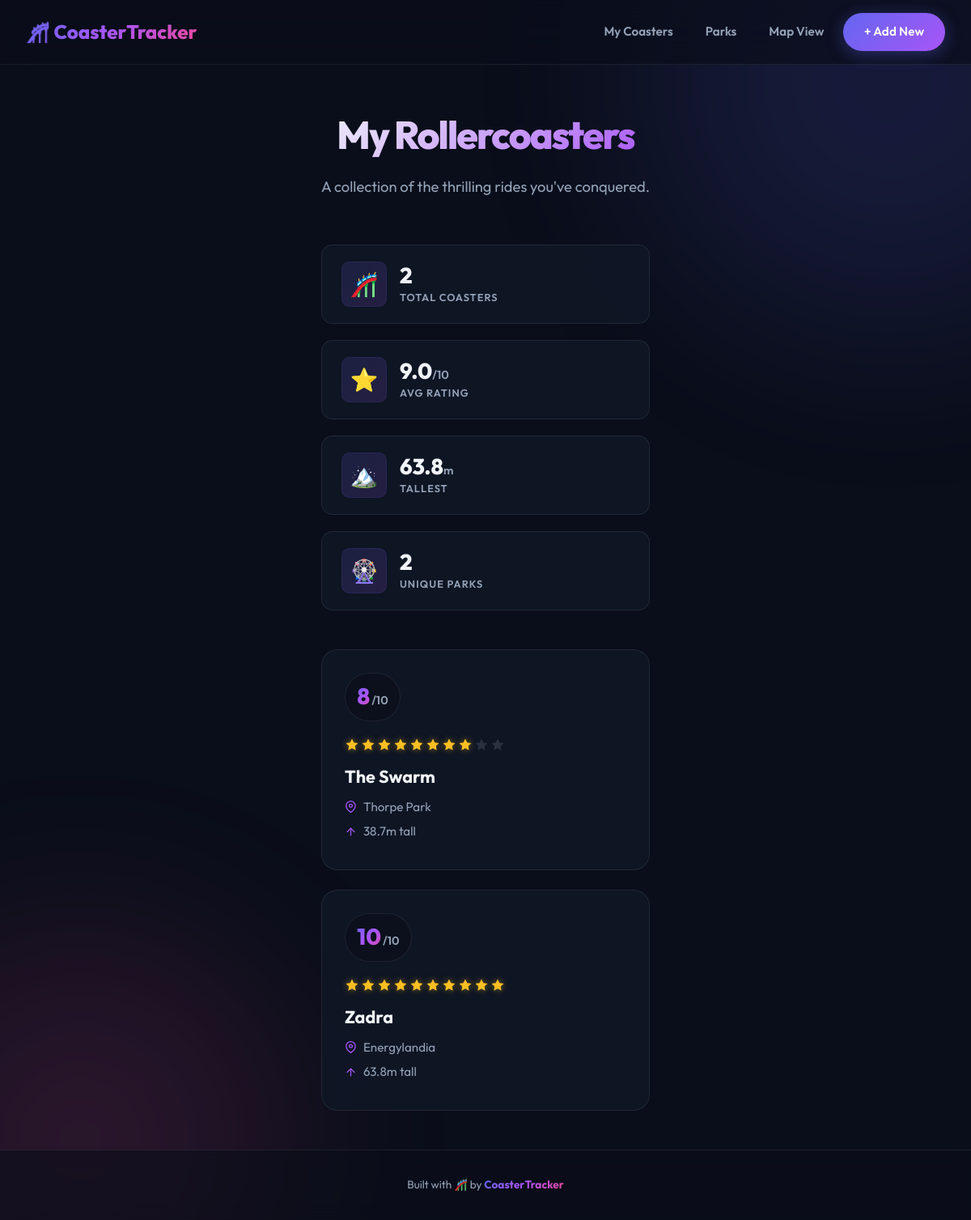
The page / on the database its author committed.
### tables this page shows
CREATE TABLE rollercoasters (
            id INTEGER PRIMARY KEY AUTOINCREMENT,
            name TEXT NOT NULL,
            park_name TEXT NOT NULL,
            height REAL NOT NULL,
            rating INTEGER NOT NULL
        , park_id INTEGER);

CREATE TABLE parks (
                id INTEGER PRIMARY KEY AUTOINCREMENT,
                name TEXT NOT NULL UNIQUE,
                latitude REAL,
                longitude REAL
            );

### app.py (the view)
@app.route('/')
def index():
    conn = get_db_connection()
    query = '''
        SELECT r.id, r.name, r.height, r.rating, p.name as park_name
        FROM rollercoasters r
        LEFT JOIN parks p ON r.park_id = p.id
        ORDER BY r.id DESC
    '''
    rollercoasters = conn.execute(query).fetchall()
    stats = conn.execute('''
        SELECT
            COUNT(r.id) as total_coasters,
            ROUND(AVG(r.rating), 1) as avg_rating,
            MAX(r.height) as tallest_height,
            COUNT(DISTINCT r.park_id) as unique_parks
        FROM rollercoasters r
    ''').fetchone()
    conn.close()
    return render_template('index.html', rollercoasters=rollercoasters, stats=stats)

### app.py (called while the page is built)
def get_db_connection():
    conn = sqlite3.connect('database.db')
    conn.row_factory = sqlite3.Row
    return conn

### templates/index.html (shortened to what this page needs)
{% extends 'base.html' %}
{% block content %}
<header class="page-header">
    <h1>My Rollercoasters</h1>
    <p>A collection of the thrilling rides you've conquered.</p>
</header>
{% if stats and stats.total_coasters > 0 %}
<div class="stats-dashboard">
    <div class="stat-card">
        <div class="stat-icon">🎢</div>
        <div class="stat-info">
            <span class="stat-value">{{ stats.total_coasters }}</span>
            <span class="stat-label">Total Coasters</span>
        </div>
    </div>
    <div class="stat-card">
        <div class="stat-icon">⭐</div>
        <div class="stat-info">
            <span class="stat-value">{{ stats.avg_rating or '0' }}<small>/10</small></span>
            <span class="stat-label">Avg Rating</span>
        </div>
    </div>
    <div class="stat-card">
        <div class="stat-icon">🏔️</div>
        <div class="stat-info">
            <span class="stat-value">{{ stats.tallest_height or '0' }}<small>m</small></span>
            <span class="stat-label">Tallest</span>
        </div>
    </div>
    <div class="stat-card">
        <div class="stat-icon">🎡</div>
        <div class="stat-info">
            <span class="stat-value">{{ stats.unique_parks }}</span>
            <span class="stat-label">Unique Parks</span>
        </div>
    </div>
</div>
{% endif %}
<div class="coaster-grid">
    {% for coaster in rollercoasters %}
    <div class="coaster-card">
        <div class="coaster-rating">
            <span class="rating-value">{{ coaster.rating }}</span><span class="rating-max">/10</span>
        </div>
        <div class="star-rating">
            {% for i in range(10) %}
            <svg class="star {% if i < coaster.rating %}filled{% endif %}" viewBox="0 0 24 24" fill="currentColor"><path d="M12 2l3.09 6.26L22 9.27l-5 4.87 1.18 6.88L12 17.77l-6.18 3.25L7 14.14 2 9.27l6.91-1.01L12 2z"/></svg>
            {% endfor %}
        </div>
        <div class="coaster-info">
            <h2><a href="{{ url_for('coaster', id=coaster.id) }}">{{ coaster.name }}</a></h2>
            <p class="park-name"><svg xmlns="http://www.w3.org/2000/svg" width="15" height="15" viewBox="0 0 24 24" fill="none" stroke="currentColor" stroke-width="2" stroke-linecap="round" stroke-linejoin="round"><path d="M21 10c0 7-9 13-9 13s-9-6-9-13a9 9 0 0 1 18 0z"></path><circle cx="12" cy="10" r="3"></circle></svg> {{ coaster.park_name }}</p>
            <p class="coaster-height"><svg xmlns="http://www.w3.org/2000/svg" width="15" height="15" viewBox="0 0 24 24" fill="none" stroke="currentColor" stroke-width="2" stroke-linecap="round" stroke-linejoin="round"><line x1="12" y1="19" x2="12" y2="5"></line><polyline points="5 12 12 5 19 12"></polyline></svg> {{ coaster.height }}m tall</p>
        </div>
    </div>
    {% endfor %}
</div>
{% endblock %}

### templates/base.html (shortened to what this page needs)
<!DOCTYPE html>
<html lang="en">
<head>
    <link rel="stylesheet" href="{{ url_for('static', filename='style.css') }}">
</head>
<body>
    <nav class="navbar">
        <div class="nav-content">
            <a href="{{ url_for('index') }}" class="logo">🎢 CoasterTracker</a>
            <div class="nav-links">
                <a href="{{ url_for('index') }}">My Coasters</a>
                <a href="{{ url_for('parks') }}">Parks</a>
                <a href="{{ url_for('global_map') }}">Map View</a>
                <a href="{{ url_for('add') }}" class="btn btn-primary">+ Add New</a>
            </div>
        </div>
    </nav>
    <main class="container">
        {% block content %}{% endblock %}
    </main>
    <footer class="site-footer">
        <p>Built with 🎢 by <span>CoasterTracker</span></p>
    </footer>
</body>
</html>

### rows shown on the page
rollercoasters: rating "8", name "The Swarm", park_name "Thorpe Park", height "38.7"
rollercoasters: rating "10", name "Zadra", park_name "Energylandia", height "63.8"

### other values the page prints
{{ stats.total_coasters }} "2"
{{ stats.avg_rating or '0' }} "9.0"
{{ stats.tallest_height or '0' }} "63.8"
{{ stats.unique_parks }} "2"
